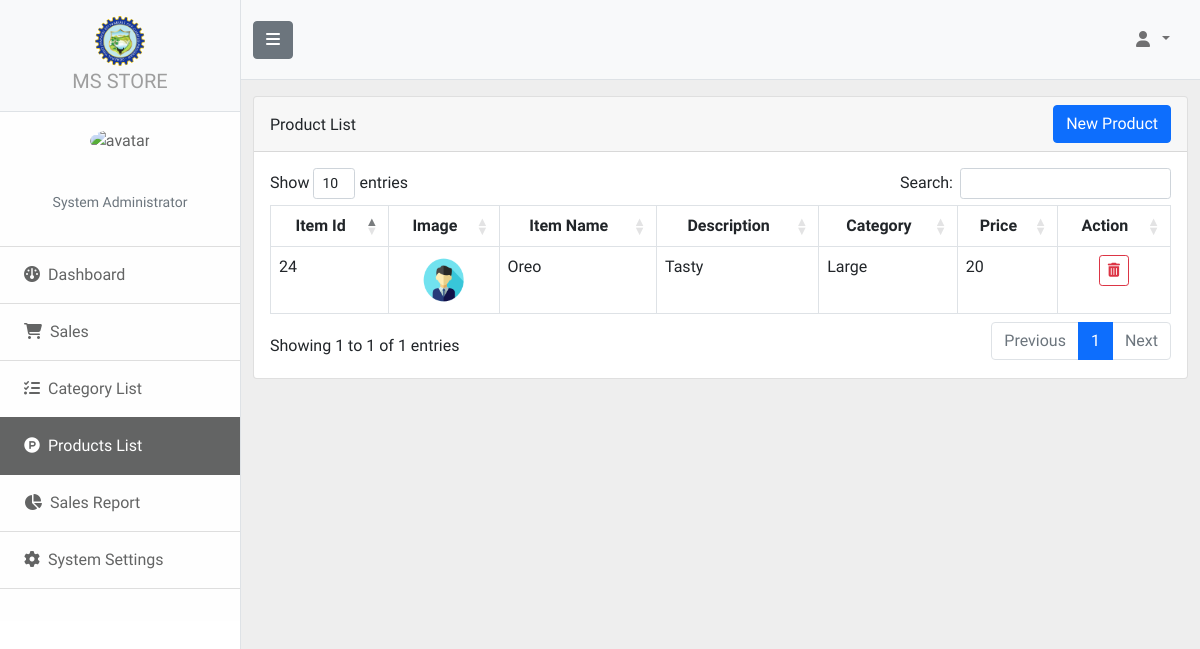
The page /product.php on the database its author committed.
### tables this page shows
CREATE TABLE `tbl_logo` (
  `logo_id` int(11) NOT NULL,
  `path` text NOT NULL
);

CREATE TABLE `tbl_product` (
  `product_id` int(11) NOT NULL,
  `barcode` text NOT NULL,
  `cat_id` int(11) NOT NULL,
  `p_name` text NOT NULL,
  `p_desc` text NOT NULL,
  `p_price` int(11) NOT NULL,
  `img` text NOT NULL
);

CREATE TABLE `tbl_category` (
  `cat_id` int(11) NOT NULL,
  `category` text NOT NULL
);

### loader.php (called while the page is built, shortened)
<?php
    function autoLoader($className) {
        $path = "Classes/";
        $extension = ".php";
        $filename = $path . $className . $extension;
    }
?>

### Classes/Db.php (called while the page is built)
<?php
    class Db {
        private $servername = "localhost";
        private $username = "root";
        private $password = "0987654321";
        private $dbname = "db_ms_store";
        public function connect() {
            try {
                $pdo = new PDO("mysql:host=$this->servername;dbname=$this->dbname", $this->username, $this->password);
                $pdo->setAttribute(PDO::ATTR_ERRMODE, PDO::ERRMODE_EXCEPTION);
                } catch(PDOException $e) {
                throw $e;
            }
            return $pdo;
        }
    }
?>

### Classes/Settings.php (called while the page is built, shortened)
<?php
    class Settings extends Db {
        public function getLogo() {
            try {
                $stmt = $this->connect()->prepare("SELECT * FROM tbl_logo");
                $stmt->execute();
                if($row = $stmt->fetch(PDO::FETCH_ASSOC)
                ) {
                    return $row;
                }
            } catch (Exception $e) {
                return array(
                    'message'=> $e->getMessage(),
                    'status' => 'error'
                );
            }
        }
    }
?>

### Classes/Product.php (called while the page is built, shortened)
<?php
    class Product extends Db {
        public function getProduct() {
            try {
                $stmt = $this->connect()->prepare("SELECT * FROM tbl_product p LEFT JOIN  tbl_category c ON c.cat_id=p.cat_id WHERE product_id ORDER BY product_id DESC");
                $stmt->execute();
                $arr = array();
                while($row = $stmt->fetch(PDO::FETCH_ASSOC)
                ){
                    $arr[]=$row;
                }
                return $arr;
            } catch (Exception $e) {
                return array(
                    'message'=> $e->getMessage(),
                    'status' => 'error'
                );
            }
        }
    }
?>

### product.php (the view, shortened to what this page needs)
<!DOCTYPE html>
<html lang="en">
<head>
    <?php include('header.php');?>
</head>
<body>
    <div class="d-flex" id="wrapper">
        <?php $product='active'; include('sidebar.php');?>
        <div class="container-fluid pt-3">
            <div class="card">
                <div class="card-header">
                    <div class="row">
                        <div class="col mt-2">
                            Product List
                        </div>
                        <div class="col">
                            <button style="float: right;" class="btn btn-primary" data-bs-toggle="modal" data-bs-target="#productModal">New Product</button>
                        </div>
                    </div>
                </div>
                <div class="card-body">
                    <div style="overflow: auto;">
                        <table id="tbl" class="table table-bordered" style="width: 100%;">
                            <thead>
                                <tr>
                                    <th class="text-center">Item Id</th>
                                    <th class="text-center">Image</th>
                                    <th class="text-center">Item Name</th>
                                    <th class="text-center">Description</th>
                                    <th class="text-center">Category</th>
                                    <th class="text-center">Price</th>
                                    <th class="text-center">Action</th>
                                </tr>
                            </thead>
                            <tbody>
                                <?php foreach ($proObj->getProduct() as $row):?>
                                    <tr>
                                        <td><?php echo $row['product_id']?></td>
                                        <td><center><img style="border-radius: 50%;" src="./uploads/<?php echo $row['img']?>" width="50" height="50" alt="image"></center></td>
                                        <td><?php echo $row['p_name']?></td>
                                        <td><?php echo $row['p_desc']?></td>
                                        <td><?php echo $row['category']?></td>
                                        <td><?php echo $row['p_price']?></td>
                                        <td><center>
                                            <button class="btn-sm btn btn-outline-danger" onclick="removeProduct('<?php echo $row['product_id']?>')"><i class="fa-solid fa-trash-can"></i></button>
                                        </center></td>
                                    </tr>
                                <?php endforeach;?>
                            </tbody>
                        </table>
                    </div>
                </div>
            </div>
        </div>
    </div>
</body>
</html>

### sidebar.php (shortened to what this page needs)
<?php include('route.php');?>
<div class="border-end bg-white" id="sidebar-wrapper">
    <div class="sidebar-heading border-bottom bg-light">
    <center><a href="."><img style="border-radius: 50%;margin: auto;" src="./uploads/<?php echo $settingObj->getLogo()['path'];?>" alt="LOGO" width="50" height="50" class="d-inline-block align-text-top">
    <br><span style="color: #9e9e9e;font-size: 20px">MS STORE</span></a>
   </center>
    </div>
    <div class="list-group list-group-flush">
        <a class="list-group-item list-group-item-light p-3" data-bs-toggle="modal" data-bs-target="#changePassModal">
            <center><img src="./uploads/<?php echo $_SESSION['avatar'];?>" alt="avatar" width="130" height="130" style="border-radius: 50%;">
            <p><span style="font-size: 25px;"><?php echo ucwords($_SESSION['name']);?></span><br><span class="text-muted" style="font-size: 14px;">System Administrator</span></p>
            </center>
        </a>
        <a class="list-group-item list-group-item-action list-group-item-light p-3 <?php echo $home;?>" href="administrator"><i class="fa-solid fa-gauge px-2"></i>Dashboard</a>
        <a class="list-group-item list-group-item-action list-group-item-light p-3 <?php echo $sales;?>" href="sale.php"><i class="fa-solid fa-cart-shopping px-2"></i>Sales</a>
        <a class="list-group-item list-group-item-action list-group-item-light p-3 <?php echo $category; ?>" href="category.php" ><i class="fa-solid fa-list-check px-2"></i>Category List</a>
        <a class="list-group-item list-group-item-action list-group-item-light p-3 <?php echo $product;?>" href="product.php" ><i class="fa-brands fa-product-hunt px-2"></i>Products List</a>
        <a class="list-group-item list-group-item-action list-group-item-light p-3 <?php echo $history;?>" href="history.php"><i class="fa-solid fa-pie-chart px-2"></i>Sales Report</a>
        <a class="list-group-item list-group-item-action list-group-item-light p-3 <?php echo $settings;?>" href="settings.php"><i class="fa-solid fa-gear px-2"></i>System Settings</a>
        <a class="list-group-item list-group-item-action list-group-item-light p-3" href="settings.php"></a>
    </div>
</div>
<div id="page-content-wrapper">
    <nav class="navbar navbar-expand-lg navbar-light bg-light border-bottom" style="height:80px;">
        <div class="container-fluid">
            <button class="btn btn-secondary" id="sidebarToggle"><i class="fa-solid fa-bars"></i></button>
            <div class="collapse navbar-collapse" id="navbarSupportedContent">
                <ul class="navbar-nav ms-auto mt-2 mt-lg-0">
                    <li class="nav-item dropdown py-3" style="padding: 10px;">
                        <a class="nav-link dropdown-toggle" id="navbarDropdown" href="#" role="button" data-bs-toggle="dropdown" aria-haspopup="true" aria-expanded="false"><i class="fa-solid fa-user px-2"></i><?php echo ucwords($_SESSION['name']);?></a>
                    </li>
                </ul>
            </div>
        </div>
    </nav>

### header.php (style rules this page uses)
body { font-family: "Trirong", serif; background: #eee; background-attachment: fixed; }
a { text-decoration: none; }

### rows shown on the page
tbl_logo: path (picture)
tbl_product: product_id "24", img (picture), p_name "Oreo", p_desc "Tasty", cat.category "Large", p_price "20"
